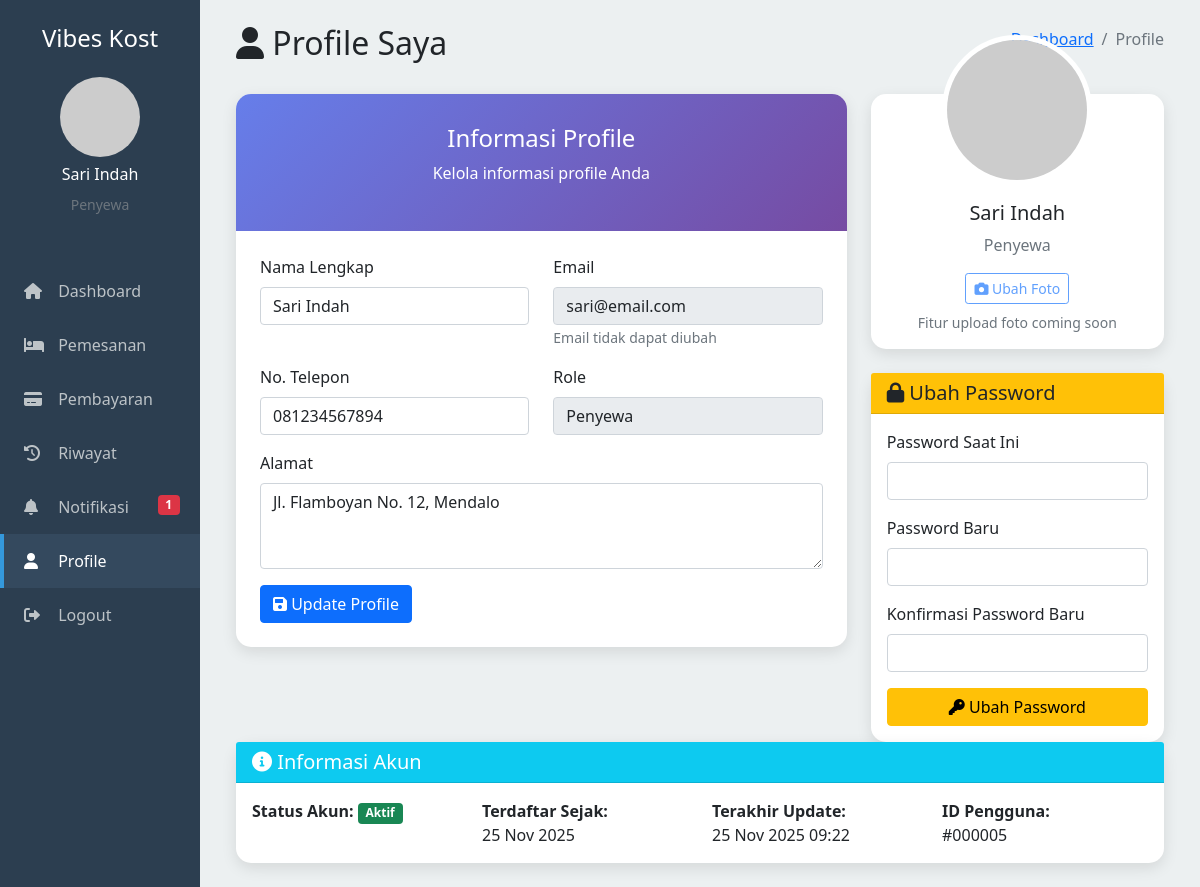
/penyewa/profile.php (signed in), run on the app's committed database.
### tables this page shows
CREATE TABLE users (
    id INT PRIMARY KEY AUTO_INCREMENT,
    nama VARCHAR(100) NOT NULL,
    email VARCHAR(100) UNIQUE NOT NULL,
    password VARCHAR(255) NOT NULL,
    role ENUM('admin','pemilik','penyewa') NOT NULL,
    no_telepon VARCHAR(20),
    alamat TEXT,
     
    bank_nama VARCHAR(100),
    bank_nomor VARCHAR(50),
    bank_atas_nama VARCHAR(100),
    foto_profil VARCHAR(255) DEFAULT 'default.jpg',
    is_active BOOLEAN DEFAULT TRUE,
    created_at TIMESTAMP DEFAULT CURRENT_TIMESTAMP,
    updated_at TIMESTAMP DEFAULT CURRENT_TIMESTAMP ON UPDATE CURRENT_TIMESTAMP
);

### penyewa/profile.php (the view, shortened to what this page needs)
<?php
include '../includes/config.php';
?>
<!DOCTYPE html>
<html lang="id">
<head>
    <link href="https://cdn.jsdelivr.net/npm/bootstrap@5.1.3/dist/css/bootstrap.min.css" rel="stylesheet">
    <link href="https://cdnjs.cloudflare.com/ajax/libs/font-awesome/6.0.0/css/all.min.css" rel="stylesheet">
</head>
<body>
    <div class="container-fluid">
        <div class="row">
            <?php include 'sidebar.php'; ?>
            <div class="col-md-9 col-lg-10 main-content">
                <div class="p-4">
                    <div class="d-flex justify-content-between align-items-center mb-4">
                        <h2><i class="fas fa-user"></i> Profile Saya</h2>
                        <nav aria-label="breadcrumb">
                            <ol class="breadcrumb">
                                <li class="breadcrumb-item"><a href="dashboard.php">Dashboard</a></li>
                                <li class="breadcrumb-item active">Profile</li>
                            </ol>
                        </nav>
                    </div>
                    <div class="row">
                        <div class="col-md-8">
                            <div class="profile-card mb-4">
                                <div class="profile-header">
                                    <h4>Informasi Profile</h4>
                                    <p>Kelola informasi profile Anda</p>
                                </div>
                                <div class="card-body p-4">
                                    <form method="POST" action="">
                                        <div class="row">
                                            <div class="col-md-6 mb-3">
                                                <label for="nama" class="form-label">Nama Lengkap</label>
                                                <input type="text" class="form-control" id="nama" name="nama"
                                                       value="<?php echo $user['nama']; ?>" required>
                                            </div>
                                            <div class="col-md-6 mb-3">
                                                <label for="email" class="form-label">Email</label>
                                                <input type="email" class="form-control" id="email"
                                                       value="<?php echo $user['email']; ?>" readonly>
                                                <small class="text-muted">Email tidak dapat diubah</small>
                                            </div>
                                        </div>
                                        <div class="row">
                                            <div class="col-md-6 mb-3">
                                                <label for="no_telepon" class="form-label">No. Telepon</label>
                                                <input type="text" class="form-control" id="no_telepon" name="no_telepon"
                                                       value="<?php echo $user['no_telepon']; ?>">
                                            </div>
                                            <div class="col-md-6 mb-3">
                                                <label for="role" class="form-label">Role</label>
                                                <input type="text" class="form-control"
                                                       value="<?php echo ucfirst($user['role']); ?>" readonly>
                                            </div>
                                        </div>
                                        <div class="mb-3">
                                            <label for="alamat" class="form-label">Alamat</label>
                                            <textarea class="form-control" id="alamat" name="alamat"
                                                      rows="3"><?php echo $user['alamat']; ?></textarea>
                                        </div>
                                        <button type="submit" name="update_profile" class="btn btn-primary">
                                            <i class="fas fa-save"></i> Update Profile
                                        </button>
                                    </form>
                                </div>
                            </div>
                        </div>
                        <div class="col-md-4">
                            <div class="profile-card mb-4">
                                <div class="card-body text-center">
                                    <img src="../uploads/profil/<?php echo $user['foto_profil']; ?>"
                                         class="profile-picture mb-3"
                                         alt="Profile Picture"
                                         onerror="this.src='https://via.placeholder.com/150'">
                                    <h5><?php echo $user['nama']; ?></h5>
                                    <p class="text-muted"><?php echo ucfirst($user['role']); ?></p>
                                    <button class="btn btn-outline-primary btn-sm" disabled>
                                        <i class="fas fa-camera"></i> Ubah Foto
                                    </button>
                                    <small class="d-block text-muted mt-2">Fitur upload foto coming soon</small>
                                </div>
                            </div>
                            <div class="profile-card">
                                <div class="card-header bg-warning text-dark">
                                    <h5 class="mb-0"><i class="fas fa-lock"></i> Ubah Password</h5>
                                </div>
                                <div class="card-body">
                                    <form method="POST" action="">
                                        <div class="mb-3">
                                            <label for="current_password" class="form-label">Password Saat Ini</label>
                                            <input type="password" class="form-control" id="current_password"
                                                   name="current_password" required>
                                        </div>
                                        <div class="mb-3">
                                            <label for="new_password" class="form-label">Password Baru</label>
                                            <input type="password" class="form-control" id="new_password"
                                                   name="new_password" required>
                                        </div>
                                        <div class="mb-3">
                                            <label for="confirm_password" class="form-label">Konfirmasi Password Baru</label>
                                            <input type="password" class="form-control" id="confirm_password"
                                                   name="confirm_password" required>
                                        </div>
                                        <button type="submit" name="change_password" class="btn btn-warning w-100">
                                            <i class="fas fa-key"></i> Ubah Password
                                        </button>
                                    </form>
                                </div>
                            </div>
                        </div>
                    </div>
                    <div class="row">
                        <div class="col-12">
                            <div class="profile-card">
                                <div class="card-header bg-info text-white">
                                    <h5 class="mb-0"><i class="fas fa-info-circle"></i> Informasi Akun</h5>
                                </div>
                                <div class="card-body">
                                    <div class="row">
                                        <div class="col-md-3">
                                            <strong>Status Akun:</strong>
                                            <span class="badge bg-<?php echo $user['is_active'] ? 'success' : 'danger'; ?>">
                                                <?php echo $user['is_active'] ? 'Aktif' : 'Non-Aktif'; ?>
                                            </span>
                                        </div>
                                        <div class="col-md-3">
                                            <strong>Terdaftar Sejak:</strong><br>
                                            <?php echo date('d M Y', strtotime($user['created_at'])); ?>
                                        </div>
                                        <div class="col-md-3">
                                            <strong>Terakhir Update:</strong><br>
                                            <?php echo date('d M Y H:i', strtotime($user['updated_at'])); ?>
                                        </div>
                                        <div class="col-md-3">
                                            <strong>ID Pengguna:</strong><br>
                                            #<?php echo str_pad($user['id'], 6, '0', STR_PAD_LEFT); ?>
                                        </div>
                                    </div>
                                </div>
                            </div>
                        </div>
                    </div>
                </div>
            </div>
        </div>
    </div>
</body>
</html>

### penyewa/sidebar.php
<?php
$user_id = $_SESSION['user_id'];
$user_query = "SELECT * FROM users WHERE id = ?";
$stmt = $conn->prepare($user_query);
$stmt->bind_param("i", $user_id);
$stmt->execute();
$user = $stmt->get_result()->fetch_assoc();
$unread_query = "SELECT COUNT(*) as unread FROM notifikasis WHERE user_id = ? AND is_read = 0";
$stmt = $conn->prepare($unread_query);
$stmt->bind_param("i", $user_id);
$stmt->execute();
$unread_count = $stmt->get_result()->fetch_assoc()['unread'];
?>
<div class="col-md-3 col-lg-2 sidebar p-0">
    <div class="p-4">
        <h4 class="text-center mb-4">Vibes Kost</h4>
        <div class="text-center mb-4">
            <img src="../uploads/profil/<?php echo $user['foto_profil']; ?>"
                 class="rounded-circle"
                 width="80"
                 height="80"
                 alt="Profile"
                 onerror="this.src='https://via.placeholder.com/80'">
            <h6 class="mt-2"><?php echo $user['nama']; ?></h6>
            <small class="text-muted">Penyewa</small>
        </div>
    </div>
    <nav class="nav flex-column">
        <a class="nav-link <?php echo basename($_SERVER['PHP_SELF']) == 'dashboard.php' ? 'active' : ''; ?>"
           href="dashboard.php">
            <i class="fas fa-home"></i> Dashboard
        </a>
        <a class="nav-link <?php echo basename($_SERVER['PHP_SELF']) == 'pemesanan.php' ? 'active' : ''; ?>"
           href="pemesanan.php">
            <i class="fas fa-bed"></i> Pemesanan
        </a>
        <a class="nav-link <?php echo basename($_SERVER['PHP_SELF']) == 'pembayaran.php' ? 'active' : ''; ?>"
           href="pembayaran.php">
            <i class="fas fa-credit-card"></i> Pembayaran
        </a>
        <a class="nav-link <?php echo basename($_SERVER['PHP_SELF']) == 'riwayat.php' ? 'active' : ''; ?>"
           href="riwayat.php">
            <i class="fas fa-history"></i> Riwayat
        </a>
        <a class="nav-link <?php echo basename($_SERVER['PHP_SELF']) == 'notifikasi.php' ? 'active' : ''; ?>"
           href="notifikasi.php">
            <i class="fas fa-bell"></i> Notifikasi
            <?php if ($unread_count > 0): ?>
                <span class="badge bg-danger float-end"><?php echo $unread_count; ?></span>
            <?php endif; ?>
        </a>
        <a class="nav-link <?php echo basename($_SERVER['PHP_SELF']) == 'profile.php' ? 'active' : ''; ?>"
           href="profile.php">
            <i class="fas fa-user"></i> Profile
        </a>
        <a class="nav-link" href="../auth/logout.php">
            <i class="fas fa-sign-out-alt"></i> Logout
        </a>
    </nav>
</div>

### penyewa/profile.php (style rules this page uses)
.sidebar { background: #2c3e50; min-height: 100vh; color: white; }
.sidebar .nav-link { color: #bdc3c7; padding: 15px 20px; border-left: 4px solid transparent; }
.sidebar .nav-link:hover, .sidebar .nav-link.active { color: white; background: #34495e; border-left-color: #3498db; }
.sidebar .nav-link i { width: 20px; margin-right: 10px; }
.main-content { background: #ecf0f1; min-height: 100vh; }
.profile-card { background: white; border-radius: 15px; box-shadow: 0 5px 15px rgba(0,0,0,0.1); }
.profile-header { background: linear-gradient(135deg, #667eea 0%, #764ba2 100%); color: white; border-radius: 15px 15px 0 0; padding: 30px; text-align: center; }
.profile-picture { width: 150px; height: 150px; border-radius: 50%; border: 5px solid white; margin-top: -75px; }

### data on the page
users: nama "Sari Indah", email "sari@email.com", no_telepon "081234567894", role "Penyewa", alamat "Jl. Flamboyan No. 12, Mendalo", created_at "25 Nov 2025", updated_at "25 Nov 2025 09:22", id "000005"

### other printed values
$unread_count "1"
